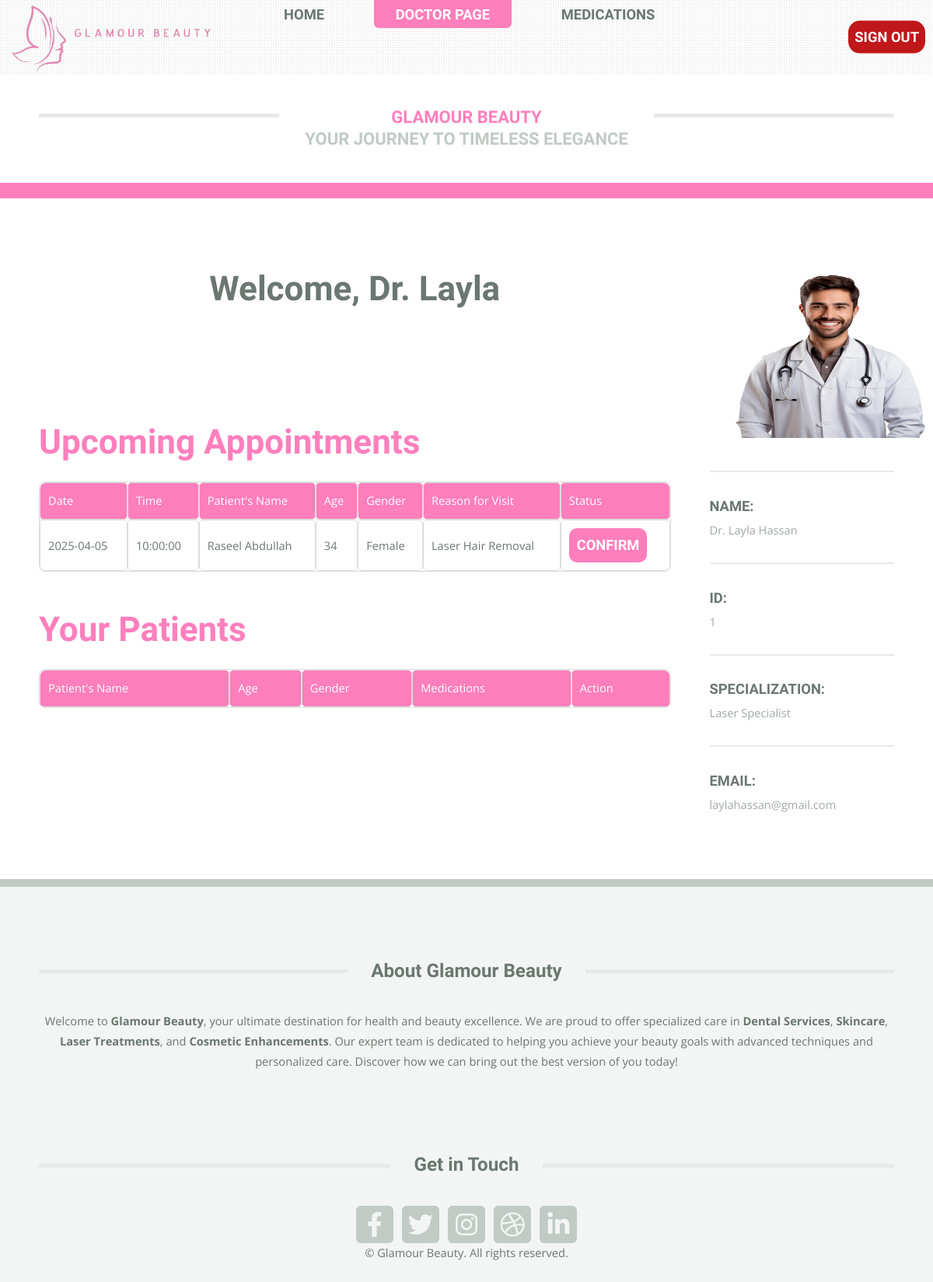
/DoctorPage.php (signed in), run on the app's committed database.
### tables this page shows
CREATE TABLE `doctor` (
  `id` int(11) NOT NULL,
  `firstName` varchar(100) DEFAULT NULL,
  `lastName` varchar(100) DEFAULT NULL,
  `uniqueFileName` varchar(255) DEFAULT NULL,
  `SpecialityID` int(11) DEFAULT NULL,
  `emailAddress` varchar(255) DEFAULT NULL,
  `password` varchar(255) DEFAULT NULL
);

CREATE TABLE `appointment` (
  `id` int(11) NOT NULL,
  `PatientID` int(11) DEFAULT NULL,
  `DoctorID` int(11) DEFAULT NULL,
  `date` date DEFAULT NULL,
  `time` time DEFAULT NULL,
  `reason` text,
  `status` enum('Pending','Confirmed','Done') DEFAULT NULL
);

CREATE TABLE `patient` (
  `id` int(11) NOT NULL,
  `firstName` varchar(100) DEFAULT NULL,
  `lastName` varchar(100) DEFAULT NULL,
  `Gender` enum('Male','Female','Other') DEFAULT NULL,
  `DoB` date DEFAULT NULL,
  `emailAddress` varchar(255) DEFAULT NULL,
  `password` varchar(255) DEFAULT NULL
);

CREATE TABLE `speciality` (
  `id` int(11) NOT NULL,
  `speciality` varchar(100) DEFAULT NULL
);

### DoctorPage.php (the view, shortened to what this page needs)
<?php
include('db.php');
$doctor_id = $_SESSION['userId'];
$stmt = $conn->prepare("
    SELECT d.firstName, d.lastName, d.emailAddress, s.speciality
    FROM doctor d
    JOIN speciality s ON d.SpecialityID = s.id
    WHERE d.id = ?
");
$stmt->bind_param("i", $doctor_id);
$stmt->execute();
$result = $stmt->get_result();
$doctor_info = $result->fetch_assoc();
$stmt = $conn->prepare("
    SELECT a.id, a.date, a.time, p.firstName, p.lastName,
           TIMESTAMPDIFF(YEAR, p.DoB, CURDATE()) as age,
           p.Gender, a.reason, a.status
    FROM appointment a
    JOIN patient p ON a.PatientID = p.id
    WHERE a.DoctorID = ? AND a.status IN ('Pending', 'Confirmed')
    ORDER BY a.date, a.time
");
$stmt->bind_param("i", $doctor_id);
$stmt->execute();
$result = $stmt->get_result();
$upcoming_appointments = $result->fetch_all(MYSQLI_ASSOC);
?>
<!DOCTYPE HTML>
<html lang="en">
<head>
    <link rel="stylesheet" href="main.css" />
    <link rel="stylesheet" href="https://cdnjs.cloudflare.com/ajax/libs/font-awesome/5.15.4/css/all.min.css">
</head>
<body class="is-preload">
    <div id="page-wrapper">
        <header id="header">
            <div class="logo container">
                <div>
                    <h1 style="color: rgba(255, 120, 185, 0.95);"><a href="index.php" id="logo">Glamour Beauty</a></h1><br>
                    <p>Your Journey to Timeless Elegance</p>
                </div>
            </div>
        </header>
        <nav id="nav">
            <ul>
                <a href="index.php"><img src="images/logo1.png" alt="Logo"></a>
                <li><a href="index.php">Home</a></li>
                <li class="current"><a href="DoctorPage.php">Doctor Page</a></li>
                <li><a href="medication.php">Medications</a></li>
            </ul>
            <?php if(isset($_SESSION['isLoggedIn']) && $_SESSION['isLoggedIn'] == true): ?>
                        <a href="logout.php" class="button">Sign Out</a>
                    <?php endif; ?>
                        </nav>
        <section id="main">
            <div class="container">
                <div class="row">
                    <div class="col-9 col-12-medium">
                        <div class="content">
                            <article class="box page-content">
                                <header>
                                    <h2 style="text-align: center;">Welcome, Dr. <?php echo htmlspecialchars($doctor_info['firstName']); ?></h2>
                                </header>
                                <br><br><br><br>
                                <h2 style="color: rgba(255, 120, 185, 0.95)">Upcoming Appointments</h2>
                                <table>
                                    <thead>
                                        <tr>
                                            <th>Date</th>
                                            <th>Time</th>
                                            <th>Patient's Name</th>
                                            <th>Age</th>
                                            <th>Gender</th>
                                            <th>Reason for Visit</th>
                                            <th>Status</th>
                                        </tr>
                                    </thead>
                                    <tbody>
                                        <?php foreach ($upcoming_appointments as $appointment): ?>
                                        <tr>
                                            <td><?php echo htmlspecialchars($appointment['date']); ?></td>
                                            <td><?php echo htmlspecialchars($appointment['time']); ?></td>
                                            <td><?php echo htmlspecialchars($appointment['firstName']) . ' ' . htmlspecialchars($appointment['lastName']); ?></td>
                                            <td><?php echo htmlspecialchars($appointment['age']); ?></td>
                                            <td><?php echo htmlspecialchars($appointment['Gender']); ?></td>
                                            <td><?php echo htmlspecialchars($appointment['reason']); ?></td>
                                            <td>
                                                <?php if ($appointment['status'] == 'Pending'): ?>
                                                    <a href="confirm_appointment.php?id=<?php echo $appointment['id']; ?>" class="button">Confirm</a>
                                                <?php elseif ($appointment['status'] == 'Confirmed'): ?>
                                                    <a href="medication.php?patient_id=<?php echo $appointment['PatientID']; ?>&appointment_id=<?php echo $appointment['id']; ?>">Prescribe</a>
                                                <?php else: ?>
                                                    <?php echo htmlspecialchars($appointment['status']); ?>
                                                <?php endif; ?>
                                            </td>
                                        </tr>
                                        <?php endforeach; ?>
                                    </tbody>
                                </table>
                                <br>
                                <h2 style="color: rgba(255, 120, 185, 0.95)">Your Patients</h2>
                                <table>
                                    <thead>
                                        <tr>
                                            <th>Patient's Name</th>
                                            <th>Age</th>
                                            <th>Gender</th>
                                            <th>Medications</th>
                                            <th>Action</th>
                                        </tr>
                                    </thead>
                                </table>
                            </article>
                        </div>
                    </div>
                    <div class="col-3 col-12-medium">
                        <div class="sidebar">
                            <section>
                                <ul class="divided">
                                    <li>
                                        <article class="box post-summary">
                                            <img src="images/DoctorPhoto.png" alt="Doctor Photo" width="310" height="220"/>
                                        </article>
                                    </li>
                                    <li>
                                        <article class="box post-summary">
                                            <h3><a href="#">Name:</a></h3>
                                            <ul class="meta">
                                                <li>Dr. <?php echo htmlspecialchars($doctor_info['firstName'] ). ' ' . htmlspecialchars($doctor_info['lastName']); ?></li>
                                            </ul>
                                        </article>
                                    </li>
                                    <li>
                                        <article class="box post-summary">
                                            <h3><a href="#">ID:</a></h3>
                                            <ul class="meta">
                                                <li><?php echo htmlspecialchars($doctor_id); ?></li>
                                            </ul>
                                        </article>
                                    </li>
                                    <li>
                                        <article class="box post-summary">
                                            <h3><a href="#">Specialization:</a></h3>
                                            <ul class="meta">
                                                <li><?php echo htmlspecialchars($doctor_info['speciality']); ?></li>
                                            </ul>
                                        </article>
                                    </li>
                                    <li>
                                        <article class="box post-summary">
                                            <h3><a href="#">Email:</a></h3>
                                            <ul class="meta">
                                                <li><?php echo htmlspecialchars($doctor_info['emailAddress']); ?></li>
                                            </ul>
                                        </article>
                                    </li>
                                </ul>
                            </section>
                        </div>
                    </div>
                </div>
            </div>
        </section>
        <footer id="footer">
            <div class="container">
                <div class="row gtr-200">
                    <div class="col-12">
                        <section>
                            <h2 class="major"><span>About Glamour Beauty</span></h2>
                            <p>Welcome to <strong>Glamour Beauty</strong>, your ultimate destination for health and beauty excellence.
                            We are proud to offer specialized care in <strong>Dental Services</strong>, <strong>Skincare</strong>,
                            <strong>Laser Treatments</strong>, and <strong>Cosmetic Enhancements</strong>.
                            Our expert team is dedicated to helping you achieve your beauty goals with advanced techniques and personalized care.
                            Discover how we can bring out the best version of you today!</p>
                        </section>
                    </div>
                    <div class="col-12">
                        <section>
                            <h2 class="major"><span>Get in Touch</span></h2>
                            <ul class="contact">
                                <li><a class="icon brands fa-facebook-f" href="#"><span class="label">Facebook</span></a></li>
                                <li><a class="icon brands fa-twitter" href="#"><span class="label">Twitter</span></a></li>
                                <li><a class="icon brands fa-instagram" href="#"><span class="label">Instagram</span></a></li>
                                <li><a class="icon brands fa-dribbble" href="#"><span class="label">Dribbble</span></a></li>
                                <li><a class="icon brands fa-linkedin-in" href="#"><span class="label">LinkedIn</span></a></li>
                            </ul>
                        </section>
                    </div>
                </div>
            </div>
            <div id="copyright">
                <ul class="menu">
                    <li>&copy; Glamour Beauty. All rights reserved.</li>
                </ul>
            </div>
        </footer>
    </div>
</body>
</html>

### data on the page
doctor: firstName "Layla", lastName "Hassan", SpecialityID.speciality "Laser Specialist", emailAddress "laylahassan@gmail.com"
appointment: date "2025-04-05", time "10:00:00", PatientID.firstName "Raseel", PatientID.lastName "Abdullah", age "34", PatientID.Gender "Female", reason "Laser Hair Removal"

### other printed values
$doctor_id "1"
